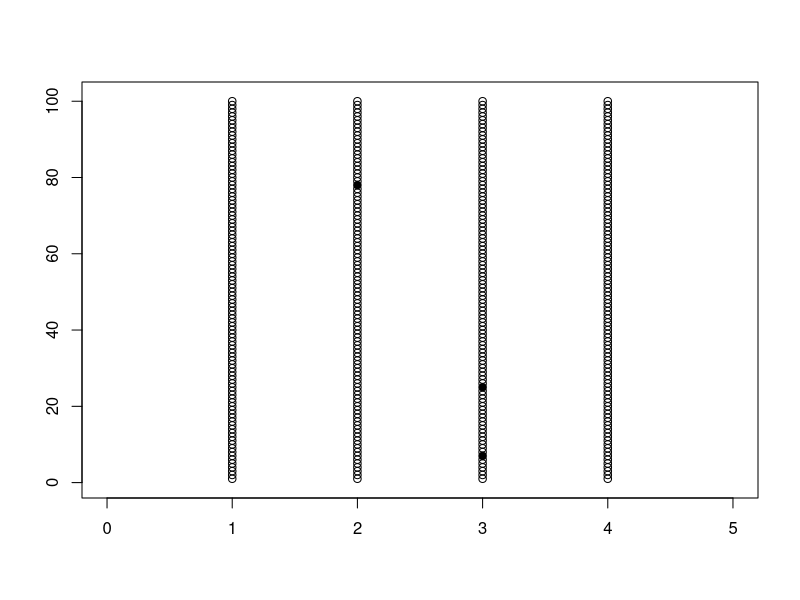
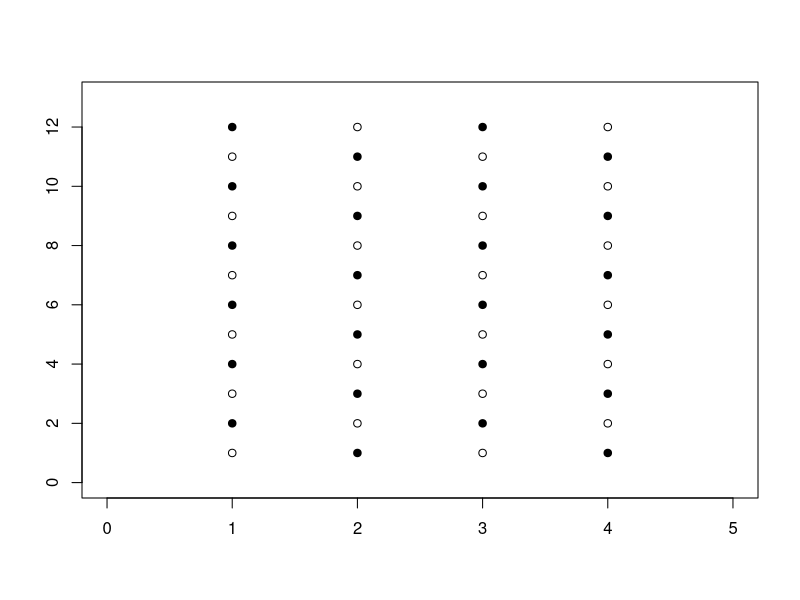

These figures' R source, in order:
###   BSP circle plot base on matrix
M<-matrix(sample(c(sample(0,100,replace=T),1),400,replace=T),100,4)
col=colorRampPalette(c("white", "red"))(20)
circle=c(1,19)
plot(x=nrow(M),y=ncol(M),type="n",xlab="",ylab="",xlim=c(0,ncol(M)+1),ylim=c(0,nrow(M)+1))
for(i in 1:ncol(M)){
  for(j in 1:nrow(M)){
    points(i,j,col=1,pch=circle[M[j,i]+1],cex=1)
    
  }
}



# example:

M<-matrix(c(rep(c(0,1,0,1),each=6),c(rep(c(1,0,1,0),each=6))),12,4)
M<-matrix(c(rep(c(0,1,0,1),each=6),c(rep(c(0,1,0,1),each=6))),12,4)
M<-matrix(c(rep(c(0,1),time=6),rep(c(1,0),time=6),rep(c(0,1),time=6),rep(c(1,0),time=6)),12,4)

col=colorRampPalette(c("white", "black"))(20)
circle=c(1,19)
plot(x=nrow(M),y=ncol(M),type="n",xlab="",ylab="",xlim=c(0,ncol(M)+1),ylim=c(0,nrow(M)+1))
for(i in 1:ncol(M)){
  for(j in 1:nrow(M)){
    points(i,j,col=1,pch=circle[M[j,i]+1],cex=1)
    
  }
}
